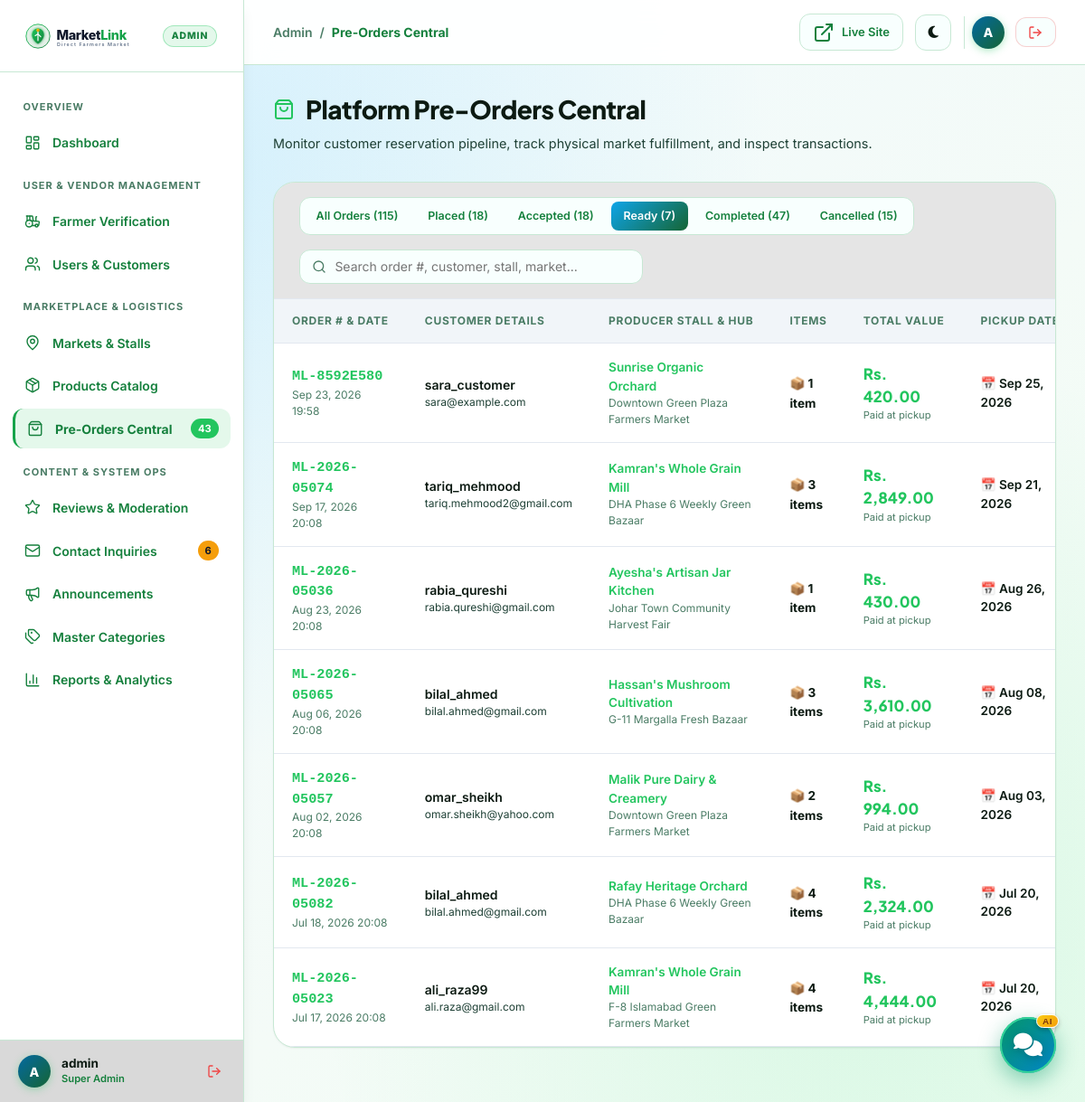
/admin/orders.php?status=ready_for_pickup (signed in), run on the app's committed database.
### tables this page shows
CREATE TABLE `orders` (
  `order_id` int(11) NOT NULL,
  `order_number` varchar(30) NOT NULL,
  `customer_id` int(11) NOT NULL,
  `farmer_id` int(11) NOT NULL,
  `market_id` int(11) NOT NULL,
  `stall_id` int(11) NOT NULL,
  `pickup_slot_id` int(11) NOT NULL,
  `total_amount` decimal(10,2) NOT NULL,
  `order_status` enum('placed','accepted','ready_for_pickup','completed','cancelled','declined') DEFAULT 'placed',
  `pickup_date` date NOT NULL,
  `cancellation_reason` varchar(255) DEFAULT NULL,
  `created_at` datetime DEFAULT current_timestamp(),
  `updated_at` datetime DEFAULT current_timestamp() ON UPDATE current_timestamp()
);

CREATE TABLE `users` (
  `user_id` int(11) NOT NULL,
  `username` varchar(50) NOT NULL,
  `email` varchar(100) NOT NULL,
  `password_hash` varchar(255) NOT NULL,
  `role` enum('admin','farmer','customer') NOT NULL,
  `status` enum('active','suspended','inactive') DEFAULT 'active',
  `phone_number` varchar(20) DEFAULT NULL,
  `profile_image` varchar(255) DEFAULT NULL,
  `created_at` datetime DEFAULT current_timestamp(),
  `updated_at` datetime DEFAULT current_timestamp() ON UPDATE current_timestamp()
);

CREATE TABLE `farmer_profiles` (
  `farmer_id` int(11) NOT NULL,
  `stall_name` varchar(120) NOT NULL,
  `contact_person` varchar(100) NOT NULL,
  `business_phone` varchar(20) NOT NULL,
  `business_email` varchar(100) DEFAULT NULL,
  `description` text DEFAULT NULL,
  `address` text NOT NULL,
  `latitude` decimal(10,8) NOT NULL,
  `longitude` decimal(11,8) NOT NULL,
  `order_cutoff_time` time DEFAULT '18:00:00',
  `approval_status` enum('pending','approved','rejected','suspended') DEFAULT 'pending',
  `created_at` datetime DEFAULT current_timestamp(),
  `updated_at` datetime DEFAULT current_timestamp() ON UPDATE current_timestamp()
);

CREATE TABLE `markets` (
  `market_id` int(11) NOT NULL,
  `market_name` varchar(100) NOT NULL,
  `address` text NOT NULL,
  `city` varchar(50) DEFAULT 'Local City',
  `state` varchar(50) DEFAULT 'State',
  `postal_code` varchar(20) DEFAULT NULL,
  `latitude` decimal(10,8) NOT NULL,
  `longitude` decimal(11,8) NOT NULL,
  `operating_days` varchar(100) NOT NULL,
  `operating_hours` varchar(100) NOT NULL,
  `status` enum('active','inactive') DEFAULT 'active',
  `created_by` int(11) DEFAULT NULL,
  `created_at` datetime DEFAULT current_timestamp()
);

### admin/orders.php (the view, shortened to what this page needs)
<?php
require_once __DIR__ . '/includes/admin_header.php';
$filterStatus = trim($_GET['status'] ?? 'all');
$searchQuery  = trim($_GET['search'] ?? '');
$whereClauses = [];
$params = [];
if (!empty($filterStatus) && $filterStatus !== 'all') {
    $whereClauses[] = "o.order_status = :status";
    $params[':status'] = $filterStatus;
}
$whereSql = !empty($whereClauses) ? "WHERE " . implode(" AND ", $whereClauses) : "";
$sql = "SELECT o.*,
               u.username as customer_name, u.email as customer_email, u.phone_number as customer_phone,
               fp.stall_name, fp.contact_person as farmer_name,
               m.market_name,
               (SELECT COUNT(*) FROM order_items oi WHERE oi.order_id = o.order_id) as items_count
        FROM orders o
        JOIN users u ON o.customer_id = u.user_id
        JOIN farmer_profiles fp ON o.farmer_id = fp.farmer_id
        JOIN markets m ON o.market_id = m.market_id
        {$whereSql}
        ORDER BY o.created_at DESC";
$stmt = $pdo->prepare($sql);
$stmt->execute($params);
$orders = $stmt->fetchAll();
$statusCounts = [];
$scStmt = $pdo->query("SELECT order_status, COUNT(*) as c FROM orders GROUP BY order_status")->fetchAll();
foreach ($scStmt as $sc) {
    $statusCounts[$sc['order_status']] = (int)$sc['c'];
}
$allOrdersCount = array_sum($statusCounts);
?>
<div class="admin-page-header">
  <div class="admin-page-title-group">
    <h1>
      <i data-lucide="shopping-bag" style="color:var(--admin-accent);"></i>
      Platform Pre-Orders Central
    </h1>
    <p>Monitor customer reservation pipeline, track physical market fulfillment, and inspect transactions.</p>
  </div>
</div>
<div class="admin-card">
  <div class="admin-toolbar">
    <div class="admin-filter-tabs">
      <a href="?status=all<?= !empty($searchQuery) ? '&search='.urlencode($searchQuery) : '' ?>"
         class="admin-filter-tab <?= ($filterStatus === 'all') ? 'active' : '' ?>">
        All Orders (<?= $allOrdersCount ?>)
      </a>
      <a href="?status=placed<?= !empty($searchQuery) ? '&search='.urlencode($searchQuery) : '' ?>"
         class="admin-filter-tab <?= ($filterStatus === 'placed') ? 'active' : '' ?>">
        Placed (<?= $statusCounts['placed'] ?? 0 ?>)
      </a>
      <a href="?status=accepted<?= !empty($searchQuery) ? '&search='.urlencode($searchQuery) : '' ?>"
         class="admin-filter-tab <?= ($filterStatus === 'accepted') ? 'active' : '' ?>">
        Accepted (<?= $statusCounts['accepted'] ?? 0 ?>)
      </a>
      <a href="?status=ready_for_pickup<?= !empty($searchQuery) ? '&search='.urlencode($searchQuery) : '' ?>"
         class="admin-filter-tab <?= ($filterStatus === 'ready_for_pickup') ? 'active' : '' ?>">
        Ready (<?= $statusCounts['ready_for_pickup'] ?? 0 ?>)
      </a>
      <a href="?status=completed<?= !empty($searchQuery) ? '&search='.urlencode($searchQuery) : '' ?>"
         class="admin-filter-tab <?= ($filterStatus === 'completed') ? 'active' : '' ?>">
        Completed (<?= $statusCounts['completed'] ?? 0 ?>)
      </a>
      <a href="?status=cancelled<?= !empty($searchQuery) ? '&search='.urlencode($searchQuery) : '' ?>"
         class="admin-filter-tab <?= ($filterStatus === 'cancelled') ? 'active' : '' ?>">
        Cancelled (<?= $statusCounts['cancelled'] ?? 0 ?>)
      </a>
    </div>
    <form method="GET" class="admin-search-wrapper">
      <span class="admin-search-icon"><i data-lucide="search" style="width:16px; height:16px;"></i></span>
      <input type="text" name="search" class="admin-search-input" placeholder="Search order #, customer, stall, market..." value="<?= htmlspecialchars($searchQuery) ?>">
    </form>
  </div>
  <div class="admin-table-container">
    <table class="admin-table">
      <thead>
        <tr>
          <th>Order # &amp; Date</th>
          <th>Customer Details</th>
          <th>Producer Stall &amp; Hub</th>
          <th>Items</th>
          <th>Total Value</th>
          <th>Pickup Date</th>
        </tr>
      </thead>
      <tbody>
        <?php if (empty($orders)): ?>
          <tr>
            <td colspan="8" style="text-align:center; padding:3rem; color:var(--admin-text-subtle);">
              No pre-orders found matching your criteria.
            </td>
          </tr>
        <?php else: ?>
          <?php foreach ($orders as $o): ?>
            <tr>
              <td>
                <div style="font-weight:800; font-family:monospace; font-size:0.95rem; color:var(--admin-accent);">
                  <?= htmlspecialchars($o['order_number']) ?>
                </div>
                <div style="font-size:0.75rem; color:var(--admin-text-subtle);">
                  <?= date('M d, Y H:i', strtotime($o['created_at'])) ?>
                </div>
              </td>
              <td>
                <div style="font-weight:600;"><?= htmlspecialchars($o['customer_name']) ?></div>
                <div style="font-size:0.75rem; color:var(--admin-text-muted);"><?= htmlspecialchars($o['customer_email']) ?></div>
              </td>
              <td>
                <div style="font-weight:600; font-size:0.85rem; color:var(--admin-emerald);"><?= htmlspecialchars($o['stall_name']) ?></div>
                <div style="font-size:0.75rem; color:var(--admin-text-subtle);"><?= htmlspecialchars($o['market_name']) ?></div>
              </td>
              <td>
                <span style="font-weight:700; font-size:0.85rem;">
                  📦 <?= $o['items_count'] ?> <?= $o['items_count'] == 1 ? 'item' : 'items' ?>
                </span>
              </td>
              <td>
                <div style="font-family:var(--font-heading); font-weight:800; font-size:1.05rem; color:var(--admin-emerald);">
                  Rs. <?= number_format($o['total_amount'], 2) ?>
                </div>
                <div style="font-size:0.7rem; color:var(--admin-text-subtle);">Paid at pickup</div>
              </td>
              <td style="font-size:0.85rem; font-weight:600; color:var(--admin-text-main);">
                📅 <?= date('M d, Y', strtotime($o['pickup_date'])) ?>
              </td>
            </tr>
          <?php endforeach; ?>
        <?php endif; ?>
      </tbody>
    </table>
  </div>
</div>
<?php require_once __DIR__ . '/includes/admin_footer.php'; ?>

### assets/css/responsive.css (style rules this page uses)
html, body { width: 100%; max-width: 100%; }
img, video, canvas, svg { max-width: 100%; }
input, select, textarea, button { max-width: 100%; }
.admin-main, .admin-content, .customer-main, .customer-content, .farmer-main, .farmer-content, .admin-card, .farmer-card, .dashboard-grid-2 > *, .cart-layout-grid > *, .farmer-grid-2-col > *, .farmer-grid-equal-2 > *, .admin-grid-split > *, .hero-grid > *, .bento-grid > *, .contact-layout > *, .auth-layout > * { min-width: 0; }
.admin-table-container, .farmer-table-responsive, .cart-table-responsive, .contrast-table { max-width: 100%; overscroll-behavior-inline: contain; -webkit-overflow-scrolling: touch; scrollbar-width: none; }
.admin-table, .farmer-table, .cart-table-responsive .cart-items-table, .contrast-table table { max-width: none; }

### assets/css/ai-assistant.css (style rules this page uses)
:root { --ai-primary: #059669; --ai-primary-hover: #047857; --ai-accent: #0284c7; --ai-gradient: linear-gradient(135deg, #059669 0%, #0284c7 100%); --ai-gradient-header: linear-gradient(135deg, #064e3b 0%, #0c4a6e 100%); --ai-bg-window: rgba(255, 255, 255, 0.96); --ai-bg-messages: #f8fafc; --ai-border: rgba(226, 232, 240, 0.9); --ai-text-main: #0f172a; --ai-text-muted: #64748b; --ai-bot-bubble: #ffffff; --ai-bot-bubble-border: #e2e8f0; --ai-shadow: 0 20px 35px -5px rgba(0, 0, 0, 0.15), 0 10px 15px -5px rgba(0, 0, 0, 0.08); }

### data on the page
orders: stall "18", order_number "ML-2026-05023", created_at "Jul 17, 2026 20:08", users.username "ali_raza99", users.email "ali.raza@gmail.com", farmer.stall_name "Kamran's Whole Grain Mill", market.market_name "F-8 Islamabad Green Farmers Market", items_count "4", total_amount "4,444.00", pickup_date "Jul 20, 2026"
orders: order_number "ML-8592E580", created_at "Sep 23, 2026 19:58", users.username "sara_customer", users.email "sara@example.com", farmer.stall_name "Sunrise Organic Orchard", market.market_name "Downtown Green Plaza Farmers Market", items_count "1", total_amount "420.00", pickup_date "Sep 25, 2026"
orders: order_number "ML-2026-05074", created_at "Sep 17, 2026 20:08", users.username "tariq_mehmood", users.email "tariq.mehmood2@gmail.com", farmer.stall_name "Kamran's Whole Grain Mill", market.market_name "DHA Phase 6 Weekly Green Bazaar", items_count "3", total_amount "2,849.00", pickup_date "Sep 21, 2026"
orders: order_number "ML-2026-05036", created_at "Aug 23, 2026 20:08", users.username "rabia_qureshi", users.email "rabia.qureshi@gmail.com", farmer.stall_name "Ayesha's Artisan Jar Kitchen", market.market_name "Johar Town Community Harvest Fair", items_count "1", total_amount "430.00", pickup_date "Aug 26, 2026"
orders: order_number "ML-2026-05065", created_at "Aug 06, 2026 20:08", users.username "bilal_ahmed", users.email "bilal.ahmed@gmail.com", farmer.stall_name "Hassan's Mushroom Cultivation", market.market_name "G-11 Margalla Fresh Bazaar", items_count "3", total_amount "3,610.00", pickup_date "Aug 08, 2026"
orders: order_number "ML-2026-05057", created_at "Aug 02, 2026 20:08", users.username "omar_sheikh", users.email "omar.sheikh@yahoo.com", farmer.stall_name "Malik Pure Dairy & Creamery", market.market_name "Downtown Green Plaza Farmers Market", items_count "2", total_amount "994.00", pickup_date "Aug 03, 2026"
orders: order_number "ML-2026-05082", created_at "Jul 18, 2026 20:08", users.username "bilal_ahmed", users.email "bilal.ahmed@gmail.com", farmer.stall_name "Rafay Heritage Orchard", market.market_name "DHA Phase 6 Weekly Green Bazaar", items_count "4", total_amount "2,324.00", pickup_date "Jul 20, 2026"

### other printed values
$activeOrdersCount "43"
$unreadInquiriesCount "6"
substr($adminUsername ?? 'A', 0, 1) "A"
$adminUsername "admin"
$pageTitle "Pre-Orders Central"
substr($adminUsername, 0, 1) "A"
$allOrdersCount "115"
$statusCounts['ready_for_pickup'] "7"
$statusCounts['completed'] "47"
$statusCounts['cancelled'] "15"
